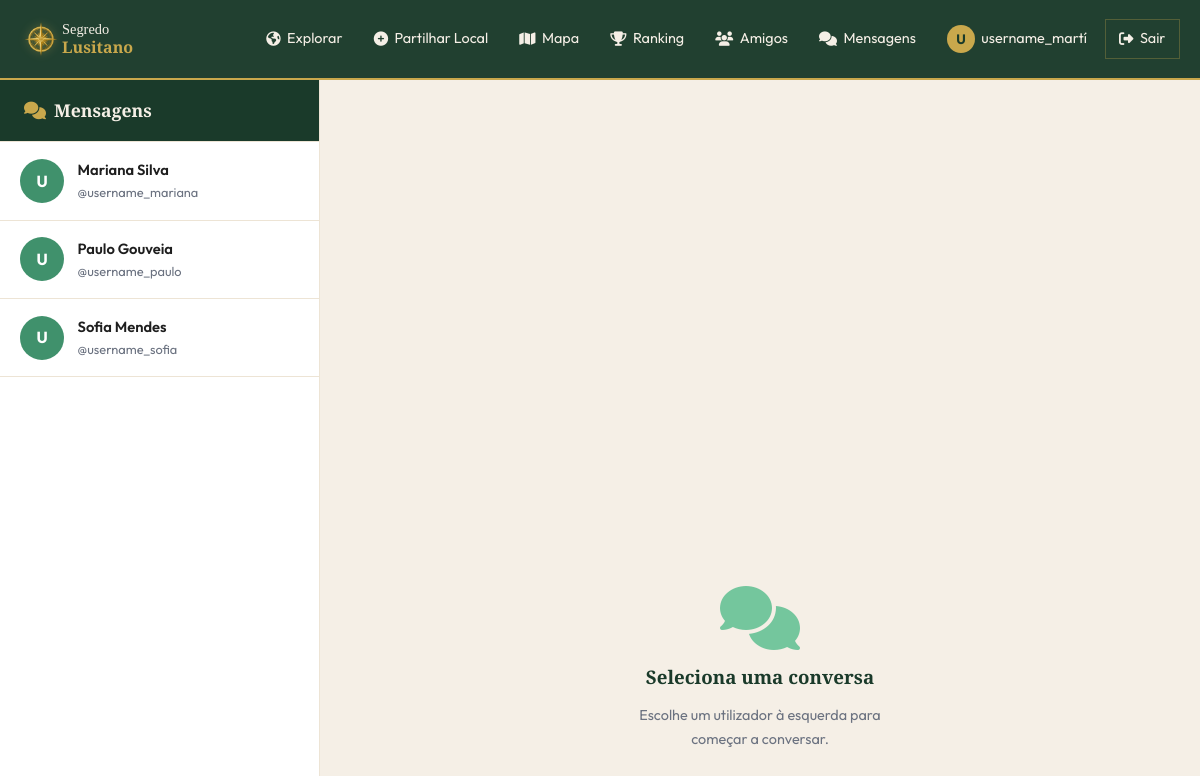
The app's page /pages/mensagens.php (signed in) with its own data.
### tables this page shows
CREATE TABLE utilizadores (
    id INT AUTO_INCREMENT PRIMARY KEY,
    nome VARCHAR(100) NOT NULL,
    username VARCHAR(50) NOT NULL UNIQUE,
    email VARCHAR(150) NOT NULL UNIQUE,
    password VARCHAR(255) NOT NULL,
    avatar VARCHAR(255) DEFAULT NULL,
    bio TEXT DEFAULT NULL,
    pontos INT DEFAULT 0,
    role ENUM('user','admin', '[deleted]') DEFAULT 'user',
    ativo TINYINT(1) DEFAULT 1,
    verificado TINYINT(1) DEFAULT 0,
    privado TINYINT(1) DEFAULT 0,
    tipo_auth ENUM('email','google','github') DEFAULT 'email',
    termos_aceites_em DATETIME NULL,
    criado_em DATETIME DEFAULT CURRENT_TIMESTAMP
);

### pages/mensagens.php (the view, shortened to what the rows shown need)
<?php
require_login();
$user = auth_user();
$uid  = $user['id'];
$conversa_id = isset($_GET['com']) ? (int)$_GET['com'] : 0;
$st = db()->prepare(
    'SELECT DISTINCT
        u.id, u.nome, u.username, u.avatar,
        (SELECT COUNT(*) FROM mensagens m
         WHERE m.remetente_id = u.id AND m.destinatario_id = ? AND m.lida = 0) AS nao_lidas,
        (SELECT MAX(criado_em) FROM mensagens m
         WHERE (m.remetente_id = u.id AND m.destinatario_id = ?)
            OR (m.remetente_id = ? AND m.destinatario_id = u.id)) AS ultima_msg
     FROM utilizadores u
     JOIN seguidores s1 ON s1.seguidor_id = ? AND s1.seguido_id = u.id
     JOIN seguidores s2 ON s2.seguidor_id = u.id AND s2.seguido_id = ?
     WHERE u.id != ? AND u.ativo = 1 AND u.role != "[deleted]"
     ORDER BY ISNULL(ultima_msg) ASC, ultima_msg DESC, u.nome ASC'
);
$st->execute([$uid, $uid, $uid, $uid, $uid, $uid]);
$conversas = $st->fetchAll();
include dirname(__DIR__) . '/includes/header.php';
?>
<div class="page-content">
<div id="chat-layout" style="-webkit-overflow-scrolling:touch;">
  <div id="painel-lista" style="width:320px;flex-shrink:0;background:var(--branco);border-right:1px solid var(--creme-escuro);display:flex;flex-direction:column;overflow:hidden;">
    <div style="padding:1.25rem 1.5rem;border-bottom:1px solid var(--creme-escuro);background:var(--verde-escuro);">
      <h2 style="margin:0;font-size:1.1rem;color:var(--creme);display:flex;align-items:center;gap:.5rem;">
        <i class="fas fa-comments" style="color:var(--dourado);"></i> Mensagens
      </h2>
    </div>
    <div style="overflow-y:auto;flex:1;">
      <?php if ($conversas): ?>
        <?php foreach ($conversas as $conv): ?>
          <a href="?com=<?= $conv['id'] ?>"
             style="display:flex;align-items:center;gap:.85rem;padding:1rem 1.25rem;
                    border-bottom:1px solid var(--creme-escuro);text-decoration:none;
                    background:<?= $conv['id'] == $conversa_id ? 'var(--creme)' : '#fff' ?>;transition:background .15s;">
            <div style="width:44px;height:44px;border-radius:50%;flex-shrink:0;background:var(--verde-claro);color:#fff;overflow:hidden;display:flex;align-items:center;justify-content:center;font-weight:700;">
              <?php if (!empty($conv['avatar'])): ?>
                <img src="<?= SITE_URL ?>/uploads/locais/<?= h($conv['avatar']) ?>" style="width:100%;height:100%;object-fit:cover;">
              <?php else: ?>
                <?= mb_strtoupper(mb_substr($conv['username'],0,1)) ?>
              <?php endif; ?>
            </div>
            <div style="flex:1;min-width:0;">
              <div style="font-weight:600;font-size:.92rem;color:var(--texto);white-space:nowrap;overflow:hidden;text-overflow:ellipsis;"><?= h($conv['nome']) ?></div>
              <div style="font-size:.8rem;color:var(--texto-muted);">@<?= h($conv['username']) ?></div>
            </div>
          </a>
        <?php endforeach; ?>
      <?php endif; ?>
    </div>
  </div>
</div>
</div>
<?php include dirname(__DIR__) . '/includes/footer.php'; ?>

### includes/header.php (shortened to what the rows shown need)
<?php
require_once dirname(__DIR__) . '/includes/auth.php';
$user = auth_user();
?>
<!DOCTYPE html>
<html lang="pt">
<head>
<link rel="stylesheet" href="https://cdnjs.cloudflare.com/ajax/libs/font-awesome/6.5.0/css/all.min.css">
<link rel="stylesheet" href="https://unpkg.com/leaflet@1.9.4/dist/leaflet.css">
<link rel="stylesheet" href="<?= SITE_URL ?>/assets/css/bootstrap.min.css?v=<?= filemtime(dirname(__DIR__).'/assets/css/bootstrap.min.css') ?>">
<link rel="stylesheet" href="<?= SITE_URL ?>/assets/css/style.css?v=<?= filemtime(dirname(__DIR__).'/assets/css/style.css') ?>">
</head>
<body>
<nav class="navbar" id="navbar">
  <div class="nav-inner">
    <ul class="nav-links" id="nav-links">
      <?php if ($user): ?>
        <li>
          <a href="<?= SITE_URL ?>/pages/perfil.php" class="nav-profile-link">
            <?php if ($user['avatar']): ?>
              <img src="<?= SITE_URL ?>/uploads/locais/<?= h($user['avatar']) ?>" alt="" class="nav-avatar">
            <?php else: ?>
              <span class="nav-avatar-placeholder"><?= mb_strtoupper(mb_substr($user['username'],0,1)) ?></span>
            <?php endif; ?>
            <?= h($user['username']) ?>
          </a>
        </li>
        <li>
          <a href="<?= SITE_URL ?>/pages/logout.php" class="btn-nav-sair">
            <i class="fas fa-sign-out-alt"></i> Sair
          </a>
        </li>
      <?php else: ?>
        <li><a href="<?= SITE_URL ?>/pages/login.php" class="btn-nav-login">Entrar</a></li>
        <li><a href="<?= SITE_URL ?>/pages/registo.php" class="btn-nav-register">Registar</a></li>
      <?php endif; ?>
    </ul>
  </div>
</nav>

### records on screen
utilizadores: username "U", username "username_martí"
utilizadores: username "U", nome "Mariana Silva", username "username_mariana"
utilizadores: username "U", nome "Paulo Gouveia", username "username_paulo"
utilizadores: username "U", nome "Sofia Mendes", username "username_sofia"
